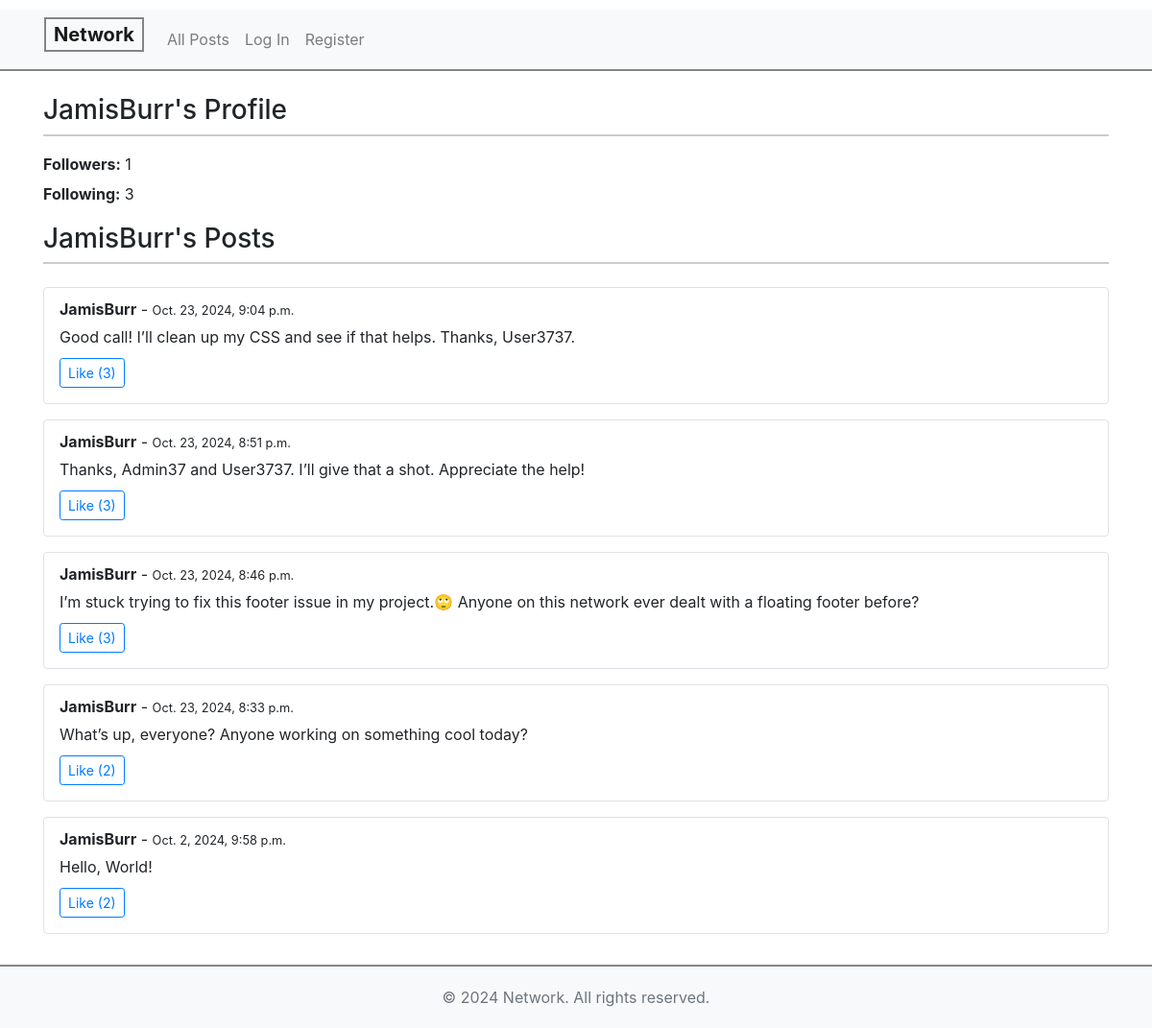
The app's page /profile/JamisBurr with its own data.
### network/models.py (models this page shows, shortened)
class User(AbstractUser):
    following = models.ManyToManyField('self', symmetrical=False, related_name='followers')

class Post(models.Model):
    user = models.ForeignKey(User, on_delete=models.CASCADE, related_name="posts")
    content = models.TextField()
    timestamp = models.DateTimeField(auto_now_add=True)
    likes = models.ManyToManyField(User, related_name='liked_posts', blank=True)

### network/views.py (the view)
# urls.py: path("profile/<str:username>", views.profile, name="profile"),
def profile(request, username):
    profile_user = get_object_or_404(User, username=username)
    follower_count = profile_user.followers.count()
    following_count = profile_user.following.count()
    posts = Post.objects.filter(user=profile_user).order_by('-timestamp')
    is_following = request.user in profile_user.followers.all()
    return render(request, "network/profile.html", {
        "profile_user": profile_user,
        "follower_count": follower_count,
        "following_count": following_count,
        "posts": posts,
        "is_following": is_following
    })

### network/templates/network/profile.html (shortened to what this page needs)
{% extends "network/layout.html" %}
{% block body %}
    <h3 class="page-header">{{ profile_user.username }}'s Profile</h3>
    <div id="profile-info" class="{% if not user.is_authenticated or user == profile_user %}custom-margin{% endif %}">
        <p><strong>Followers:</strong> <span id="follower-count">{{ follower_count }}</span></p>
        <p><strong>Following:</strong> {{ following_count }}</p>
    </div>
    <h4 class="page-header">{{ profile_user.username }}'s Posts</h4>
    <div id="all-posts">
        {% for post in posts %}
            <div class="post mb-3 p-3 border rounded">
                <strong>{{ post.user.username }}</strong> - <small>{{ post.timestamp }}</small>
                <p id="post-content-{{ post.id }}" class="post-content">{{ post.content }}</p>
                <button class="btn btn-sm
                    {% if user in post.likes.all %} btn-success {% else %} btn-outline-primary {% endif %}
                    like-btn"
                    data-post-id="{{ post.id }}"
                    data-url-like="{% url 'like_post' post.id %}">
                    {% if user in post.likes.all %}
                        Unlike (<span id="likes-count-{{ post.id }}">{{ post.likes.count }}</span>)
                    {% else %}
                        Like (<span id="likes-count-{{ post.id }}">{{ post.likes.count }}</span>)
                    {% endif %}
                </button>
            </div>
        {% endfor %}
    </div>
{% endblock %}

### network/static/network/styles.css (style rules this page uses)
html, body { height: 100%; margin: 0; display: flex; flex-direction: column; }
.page-header { font-size: 1.75rem; margin-bottom: 1.5rem; border-bottom: 2px solid #ccc; padding-bottom: 0.5rem; }
h3.page-header { margin-bottom: 1.1rem; }
#profile-info p { margin-bottom: 0.4rem; }
.post { background-color: #fff; margin-bottom: 1rem; padding-top: 10px !important; }
.post-content { margin-top: 5px; margin-bottom: 10px; }
.border { border-color: #ddd; }
.custom-margin { margin-bottom: 18px; }

### records on screen
User: username "JamisBurr"
Post: user.username "JamisBurr", timestamp "Oct. 23, 2024, 9:04 p.m.", content "Good call! I’ll clean up my CSS and see if that helps. Thanks, User3737.", likes.count "3"
Post: user.username "JamisBurr", timestamp "Oct. 23, 2024, 8:51 p.m.", content "Thanks, Admin37 and User3737. I’ll give that a shot. Appreciate the help!", likes.count "3"
Post: user.username "JamisBurr", timestamp "Oct. 23, 2024, 8:46 p.m.", content "I’m stuck trying to fix this footer issue in my project.🙄 Anyone on this network ever dealt with a floating footer before?", likes.count "3"
Post: user.username "JamisBurr", timestamp "Oct. 23, 2024, 8:33 p.m.", content "What’s up, everyone? Anyone working on something cool today?", likes.count "2"
Post: user.username "JamisBurr", timestamp "Oct. 2, 2024, 9:58 p.m.", content "Hello, World!", likes.count "2"

### other values on screen
{{ follower_count }} "1"
{{ following_count }} "3"
